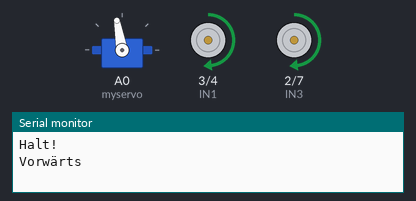
This sketch was run on a simulated Arduino Uno, built with avr-gcc and run on an emulated ATmega328P. Parts: servo, motor-driver pin pairs drawn as motors (green arrow = first pin HIGH = forward, orange = second pin HIGH = backward, longer = more drive, scaled by the enable pin), the last lines printed to the serial monitor.

Above: at 1.1 s.
At 3.1 s:
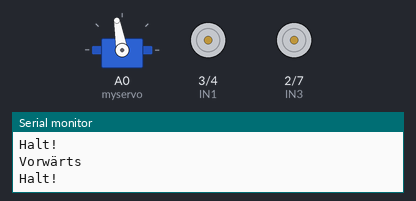
Timing chart, 0 to 5.3 s (numbered marks = the images above):
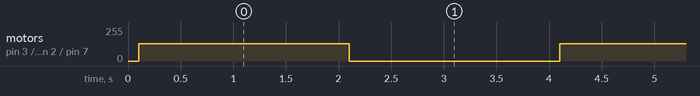

The sketch:

GehGerade.ino
```cpp
#include <Servo.h>  // Bibliothek für Servo-Motoren

Servo myservo;      // Erstellen eines Servo-Objekts zum Steuern des Servos

// Definition der Pins für die Motorsteuerung
#define ENA  5
#define ENB  6
#define IN1  3
#define IN2  4
#define IN3  2
#define IN4  7

// Definition der Geschwindigkeit des Autos
#define carSpeed 130

// Funktion zum Vorwärtsfahren
void geradeAus(){
  // Setzen der Geschwindigkeit für die Motoren
  analogWrite(ENA, carSpeed);
  analogWrite(ENB, carSpeed);

  // Steuerung der Motoren zum Vorwärtsfahren
  digitalWrite(IN1, HIGH);
  digitalWrite(IN2, LOW);
  digitalWrite(IN3, HIGH);
  digitalWrite(IN4, LOW);

  Serial.println("Vorwärts");
}

// Funktion zum Anhalten
void stop() {
  // Setzen der Geschwindigkeit für die Motoren auf Null
  digitalWrite(ENA, LOW);
  digitalWrite(ENB, LOW);

  Serial.println("Halt!");
}

void setup() {
  // Initialisierung des Servos
  myservo.attach(A0, 700, 2400);
  Serial.begin(9600);

  // Initialisierung der Pins als Eingänge oder Ausgänge
  pinMode(IN1, OUTPUT);
  pinMode(IN2, OUTPUT);
  pinMode(IN3, OUTPUT);
  pinMode(IN4, OUTPUT);
  pinMode(ENA, OUTPUT);
  pinMode(ENB, OUTPUT);

  // Anfangsstellung des Autos
  stop();
  myservo.write(100);
  delay(100);
}

void loop()
{
  // Das Auto fährt einmal für 2 Sekunden vorwärts
  geradeAus();
  delay(2000);

  // Das Auto hält für 10 Sekunden an
  stop();
  delay(2000);
}
```

Measured:
- by itself, motor on pin 3 (IN1) / pin 4 (IN2), motor on pin 2 (IN3) / pin 7 (IN4): alternates forward 130/255 for 2.0 s and stopped for 2.0 s
